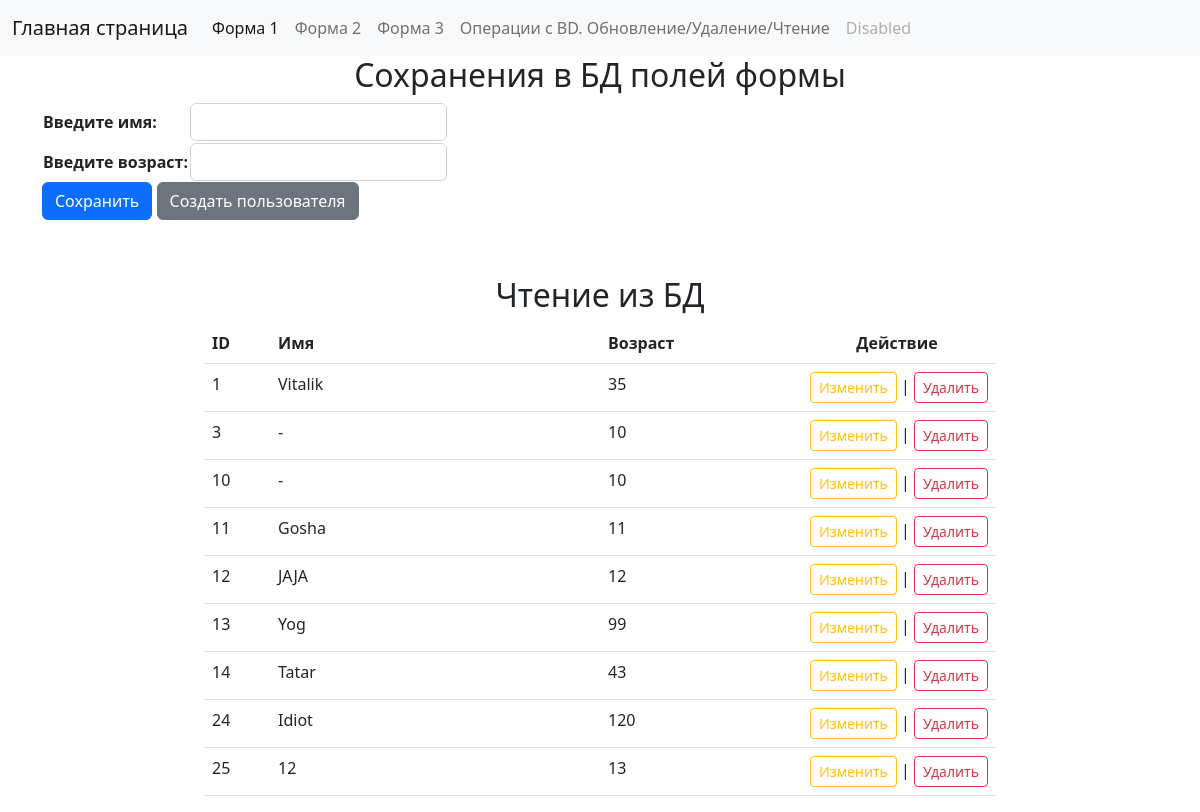
The page /operation on the database as committed earlier.
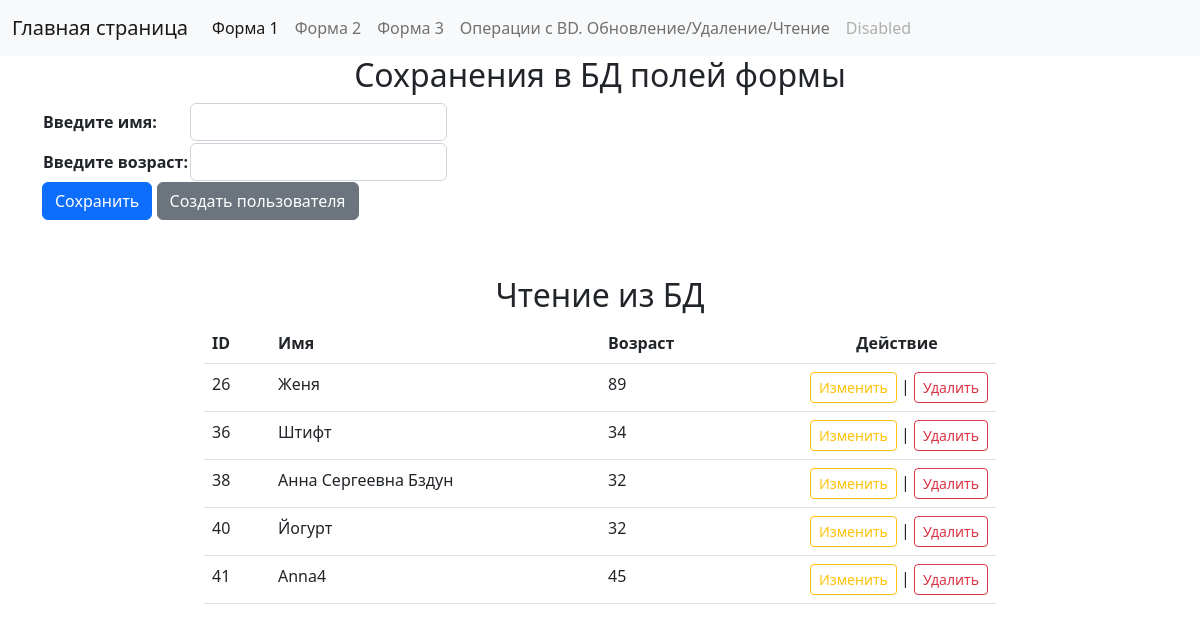
The same page on the database as committed later.
### dj_app/models.py (models this page shows)
class Person(models.Model):
    name = models.CharField(max_length=15)
    age = models.IntegerField()
    objects = models.Model

### dj_app/views.py (the view, shortened to what this page needs)
# urls.py: path('operation', views.Models.operation, name="operation"),
    @staticmethod
    def operation(request):
        if request.method == "GET":
            form = OperationForm()  # Создаю форму
            data = DataBase.read(model=Person)  # Читаю таблицу
            context = {"data": data, "form": form}
            return render(request, "operation.html", context=context)

### dj_app/forms.py
class OperationForm(forms.Form):
    name = forms.CharField(label="Введите имя", required=False, max_length=20, widget=forms.widgets.TextInput(attrs={'class': 'form-control'}))
    age = forms.IntegerField(label="Введите возраст", required=False, max_value=99, widget=forms.widgets.NumberInput(attrs={'class': 'form-control'}))

### dj_app/views.py (called while the page is built, shortened)
    @staticmethod
    def read(model, mode="all", **kwargs):
        if mode == "all":  # Получить данные для [всех объектов]
            result = model.objects.all()
            return list(result.values())

### templates/operation.html (shortened to what this page needs)
{% extends 'base.html' %}
{% load static %}
{% block form %}
<div class="container">
    <div class="row">
        <h2 class="text-center">Сохранения в БД полей формы</h2>
        <form method="post" action="">
            <table>{{ form }}</table>
            <input class="btn btn-primary" type="submit" value="Сохранить">
            <a class="btn btn-secondary" href="{% url 'create' %}">Создать пользователя</a>
        </form>
    </div>
</div>
<div class="row">
    <div class="col"></div>
    <div class="col-8">
        <h2 class="mt-5 text-center">Чтение из БД</h2>
        <table class="table">
            <tr>
                <th class="col">ID</th>
                <th class="col-5" style="text-align: left;">Имя</th>
                <th class="col-3">Возраст</th>
                <th class="col-3" style="text-align: center;">Действие</th>
            </tr>
            {% for elm in data %}
            {% if elm.id != user_id %}
            <tr>
                <td>{{ elm.id }}</td>
                <td>{{ elm.name }}</td>
                <td>{{ elm.age }}</td>
                <td style="text-align: right;"><a class="btn btn-outline-warning btn-sm" href="/edit/{{ elm.id }}">Изменить</a>
                    | <a class="btn btn-outline-danger btn-sm" href="/delete/{{ elm.id }}">Удалить</a></td>
            </tr>
                {% endif %}
            {% endfor %}
        </table>
    </div>
    <div class="col"></div>
</div>
{% endblock form %}

### templates/base.html (shortened to what this page needs)
<!doctype html>
{% load static %}
<html lang="en">
<head>
</head>
<body>
<nav class="navbar navbar-expand-lg navbar-light bg-light">
    <div class="container-fluid">
        <a class="navbar-brand" href="/">Главная страница</a>
        <div class="collapse navbar-collapse" id="navbarNav">
            <ul class="navbar-nav">
                <li class="nav-item">
                    <a class="nav-link active" aria-current="page" href="/form1">Форма 1</a>
                </li>
                <li class="nav-item">
                    <a class="nav-link" href="/form2">Форма 2</a>
                </li>
                <li class="nav-item">
                    <a class="nav-link" href="/form3">Форма 3</a>
                </li>
                <li class="nav-item">
                    <a class="nav-link" href="/operation">Операции с BD. Обновление/Удаление/Чтение</a>
                </li>
                <li class="nav-item">
                    <a class="nav-link disabled" href="/form_4">Disabled</a>
                </li>
            </ul>
        </div>
    </div>
</nav>
{% block form %}
{% endblock form %}
    <link rel="stylesheet" href="https://cdn.jsdelivr.net/npm/bootstrap@5.2.3/dist/css/bootstrap.min.css"
>
</body>
</html>

Rows that differ between the two databases and show on the page:
removed Person: id "1", name "Vitalik", age "35"
removed Person: id "3", name "-", age "10"
removed Person: id "10", name "-", age "10"
removed Person: id "11", name "Gosha", age "11"
removed Person: id "12", name "JAJA", age "12"
removed Person: id "13", name "Yog", age "99"
removed Person: id "14", name "Tatar", age "43"
removed Person: id "24", name "Idiot", age "120"
removed Person: id "25", name "12", age "13"
added Person: id "26", name "Женя", age "89"
added Person: id "36", name "Штифт", age "34"
added Person: id "38", name "Анна Сергеевна Бздун", age "32"
added Person: id "40", name "Йогурт", age "32"
added Person: id "41", name "Anna4", age "45"
